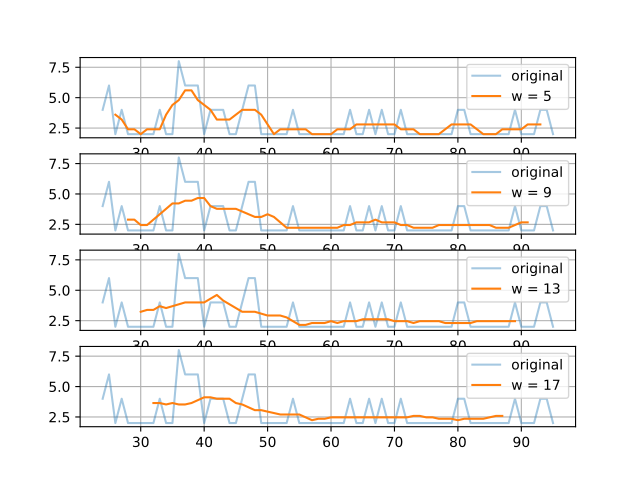

Write Python code to recreate this figure.
import numpy as np
import matplotlib.pyplot as plt

x = np.genfromtxt('./lab6/Train.csv', delimiter=',', skip_header=1, usecols=2, dtype=float)
start = 1 * 24
stop =  4 * 24
x = x[start:stop]

ws = [5, 9, 13, 17]

fig, ax = plt.subplots(len(ws))

axa_x = np.arange(start, stop)

for i, w in enumerate(ws):
    x_conv = np.convolve(x, np.ones(w), 'valid') / w
    axa = np.arange(len(x_conv)) + start + (w - 1) // 2
    ax[i].grid()
    ax[i].plot(axa_x, x, alpha=0.4, label='original')
    ax[i].plot(axa, x_conv, label=f'w = {w}')
    ax[i].legend()

plt.savefig("lab6/ex6/ex6b.pdf")
plt.show()
